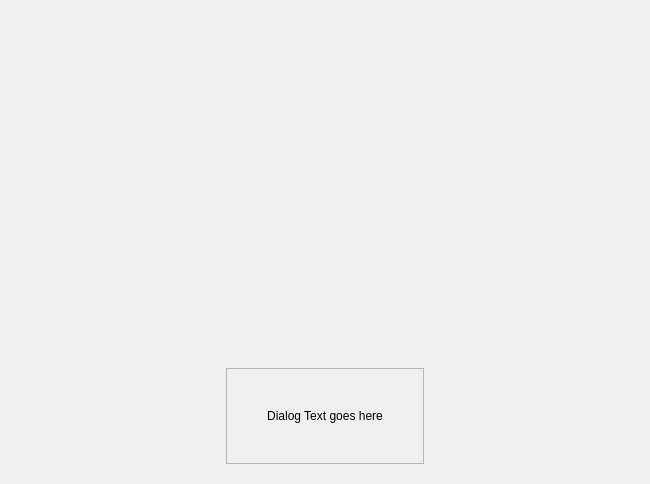
<?xml version="1.0" encoding="UTF-8"?>
<ui version="4.0">
 <class>DialogueOverlay</class>
 <widget class="QWidget" name="DialogueOverlay">
  <property name="geometry">
   <rect>
    <x>0</x>
    <y>0</y>
    <width>650</width>
    <height>484</height>
   </rect>
  </property>
  <property name="windowTitle">
   <string>Form</string>
  </property>
  <layout class="QVBoxLayout" name="verticalLayout">
   <property name="bottomMargin">
    <number>20</number>
   </property>
   <item>
    <spacer name="verticalSpacer_3">
     <property name="orientation">
      <enum>Qt::Vertical</enum>
     </property>
     <property name="sizeHint" stdset="0">
      <size>
       <width>20</width>
       <height>40</height>
      </size>
     </property>
    </spacer>
   </item>
   <item>
    <layout class="QHBoxLayout" name="horizontalLayout">
     <item>
      <spacer name="horizontalSpacer">
       <property name="orientation">
        <enum>Qt::Horizontal</enum>
       </property>
       <property name="sizeHint" stdset="0">
        <size>
         <width>40</width>
         <height>20</height>
        </size>
       </property>
      </spacer>
     </item>
     <item>
      <widget class="QFrame" name="dialogFrame">
       <property name="autoFillBackground">
        <bool>true</bool>
       </property>
       <property name="frameShape">
        <enum>QFrame::StyledPanel</enum>
       </property>
       <layout class="QHBoxLayout" name="horizontalLayout_2">
        <property name="spacing">
         <number>0</number>
        </property>
        <property name="leftMargin">
         <number>40</number>
        </property>
        <property name="topMargin">
         <number>40</number>
        </property>
        <property name="rightMargin">
         <number>40</number>
        </property>
        <property name="bottomMargin">
         <number>40</number>
        </property>
        <item>
         <widget class="QLabel" name="dialogText">
          <property name="text">
           <string>Dialog Text goes here</string>
          </property>
          <property name="alignment">
           <set>Qt::AlignCenter</set>
          </property>
          <property name="wordWrap">
           <bool>true</bool>
          </property>
         </widget>
        </item>
       </layout>
      </widget>
     </item>
     <item>
      <spacer name="horizontalSpacer_2">
       <property name="orientation">
        <enum>Qt::Horizontal</enum>
       </property>
       <property name="sizeHint" stdset="0">
        <size>
         <width>40</width>
         <height>20</height>
        </size>
       </property>
      </spacer>
     </item>
    </layout>
   </item>
  </layout>
 </widget>
 <resources/>
 <connections/>
</ui>
